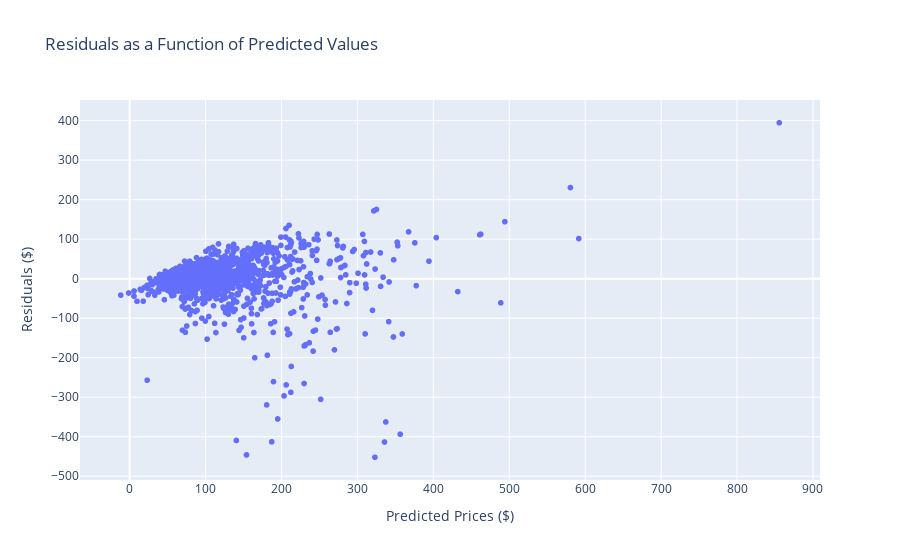

Notebook code cell kept with this figure:
### Code cell
px.scatter(y_results,
           x='y_pred',  
           y='residuals',
           title="Residuals as a Function of Predicted Values",
           labels=dict(y_pred="Predicted Prices ($)", residuals="Residuals ($)")
           )

### Figure 1 — Plotly figure (JSON) as saved in the notebook; plotly's stock layout.template omitted (floating-point values rounded to 4 significant figures; data arrays with more than 128 entries replaced by an {"elided": "..."} marker saying what was removed)
{"data": [{"hovertemplate": "Predicted Prices ($)=%{x}<br>Residuals ($)=%{y}<extra></extra>", "legendgroup": "", "marker": {"color": "#636efa", "symbol": "circle"}, "mode": "markers", "name": "", "showlegend": false, "type": "scattergl", "x": {"elided": "1260 float values"}, "xaxis": "x", "y": {"elided": "1260 float values"}, "yaxis": "y"}], "layout": {"legend": {"tracegroupgap": 0}, "title": {"text": "Residuals as a Function of Predicted Values"}, "xaxis": {"anchor": "y", "domain": [0, 1], "title": {"text": "Predicted Prices ($)"}}, "yaxis": {"anchor": "x", "domain": [0, 1], "title": {"text": "Residuals ($)"}}}}
